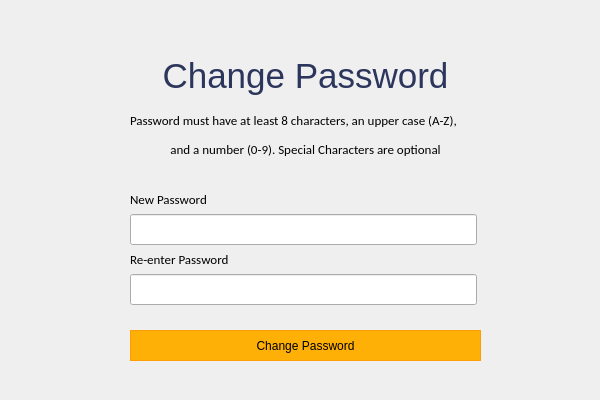
<?xml version="1.0" encoding="UTF-8"?>
<ui version="4.0">
 <class>MainWindow</class>
 <widget class="QMainWindow" name="MainWindow">
  <property name="geometry">
   <rect>
    <x>0</x>
    <y>0</y>
    <width>600</width>
    <height>400</height>
   </rect>
  </property>
  <property name="minimumSize">
   <size>
    <width>600</width>
    <height>400</height>
   </size>
  </property>
  <property name="maximumSize">
   <size>
    <width>600</width>
    <height>400</height>
   </size>
  </property>
  <property name="windowTitle">
   <string>AIDS – Reset Password</string>
  </property>
  <property name="windowIcon">
   <iconset>
    <normaloff>../Resources/logo_svg.svg</normaloff>../Resources/logo_svg.svg</iconset>
  </property>
  <widget class="QWidget" name="centralwidget">
   <widget class="QPushButton" name="btnReset">
    <property name="geometry">
     <rect>
      <x>130</x>
      <y>330</y>
      <width>351</width>
      <height>31</height>
     </rect>
    </property>
    <property name="styleSheet">
     <string notr="true">QPushButton {
background-color: rgb(255, 176, 6);
border: 1.2px solid #ff9d07;
outline: none;}

QPushButton:hover{
background-color: rgb(255, 157, 7);
outline: none;
border: none;
}

QPushButton:pressed{
background-color: rgb(254, 140, 8);
outline: none;
border: none;
}


</string>
    </property>
    <property name="text">
     <string>Change Password</string>
    </property>
   </widget>
   <widget class="QWidget" name="layoutWidget">
    <property name="geometry">
     <rect>
      <x>130</x>
      <y>50</y>
      <width>351</width>
      <height>111</height>
     </rect>
    </property>
    <layout class="QVBoxLayout" name="verticalLayout_2">
     <item>
      <widget class="QLabel" name="lbl_verification_2">
       <property name="font">
        <font>
         <family>Helvetica</family>
         <pointsize>26</pointsize>
        </font>
       </property>
       <property name="styleSheet">
        <string notr="true"/>
       </property>
       <property name="text">
        <string>&lt;html&gt;&lt;head/&gt;&lt;body&gt;&lt;p&gt;&lt;span style=&quot; color:#2c365d;&quot;&gt;Change Password&lt;/span&gt;&lt;/p&gt;&lt;/body&gt;&lt;/html&gt;</string>
       </property>
       <property name="alignment">
        <set>Qt::AlignCenter</set>
       </property>
      </widget>
     </item>
     <item>
      <layout class="QVBoxLayout" name="verticalLayout">
       <item>
        <widget class="QLabel" name="label">
         <property name="font">
          <font>
           <family>Calibri</family>
           <pointsize>10</pointsize>
          </font>
         </property>
         <property name="styleSheet">
          <string notr="true"/>
         </property>
         <property name="text">
          <string>Password must have at least 8 characters, an upper case (A-Z),</string>
         </property>
        </widget>
       </item>
       <item>
        <widget class="QLabel" name="label_2">
         <property name="font">
          <font>
           <family>Calibri</family>
           <pointsize>10</pointsize>
          </font>
         </property>
         <property name="styleSheet">
          <string notr="true"/>
         </property>
         <property name="text">
          <string>and a number (0-9). Special Characters are optional</string>
         </property>
         <property name="alignment">
          <set>Qt::AlignCenter</set>
         </property>
        </widget>
       </item>
      </layout>
     </item>
    </layout>
   </widget>
   <widget class="QWidget" name="layoutWidget">
    <property name="geometry">
     <rect>
      <x>130</x>
      <y>164</y>
      <width>353</width>
      <height>141</height>
     </rect>
    </property>
    <layout class="QVBoxLayout" name="verticalLayout_6">
     <item>
      <widget class="QLabel" name="lbl_error">
       <property name="font">
        <font>
         <family>Calibri</family>
         <pointsize>9</pointsize>
        </font>
       </property>
       <property name="styleSheet">
        <string notr="true"/>
       </property>
       <property name="text">
        <string/>
       </property>
       <property name="alignment">
        <set>Qt::AlignCenter</set>
       </property>
      </widget>
     </item>
     <item>
      <layout class="QVBoxLayout" name="verticalLayout_5">
       <item>
        <layout class="QVBoxLayout" name="verticalLayout_3">
         <item>
          <widget class="QLabel" name="lbl_newpass">
           <property name="font">
            <font>
             <family>Calibri</family>
             <pointsize>10</pointsize>
            </font>
           </property>
           <property name="styleSheet">
            <string notr="true"/>
           </property>
           <property name="text">
            <string>New Password</string>
           </property>
          </widget>
         </item>
         <item>
          <widget class="QLineEdit" name="txtNewPass">
           <property name="minimumSize">
            <size>
             <width>347</width>
             <height>31</height>
            </size>
           </property>
           <property name="maximumSize">
            <size>
             <width>347</width>
             <height>31</height>
            </size>
           </property>
           <property name="styleSheet">
            <string notr="true"/>
           </property>
           <property name="echoMode">
            <enum>QLineEdit::Password</enum>
           </property>
          </widget>
         </item>
        </layout>
       </item>
       <item>
        <layout class="QVBoxLayout" name="verticalLayout_4">
         <item>
          <widget class="QLabel" name="lbl_confirmPass">
           <property name="font">
            <font>
             <family>Calibri</family>
             <pointsize>10</pointsize>
            </font>
           </property>
           <property name="styleSheet">
            <string notr="true"/>
           </property>
           <property name="text">
            <string>Re-enter Password</string>
           </property>
          </widget>
         </item>
         <item>
          <widget class="QLineEdit" name="txtConfirmPass">
           <property name="minimumSize">
            <size>
             <width>247</width>
             <height>31</height>
            </size>
           </property>
           <property name="maximumSize">
            <size>
             <width>347</width>
             <height>31</height>
            </size>
           </property>
           <property name="styleSheet">
            <string notr="true"/>
           </property>
           <property name="echoMode">
            <enum>QLineEdit::Password</enum>
           </property>
          </widget>
         </item>
        </layout>
       </item>
      </layout>
     </item>
    </layout>
   </widget>
  </widget>
 </widget>
 <tabstops>
  <tabstop>txtConfirmPass</tabstop>
  <tabstop>btnReset</tabstop>
 </tabstops>
 <resources/>
 <connections/>
</ui>
